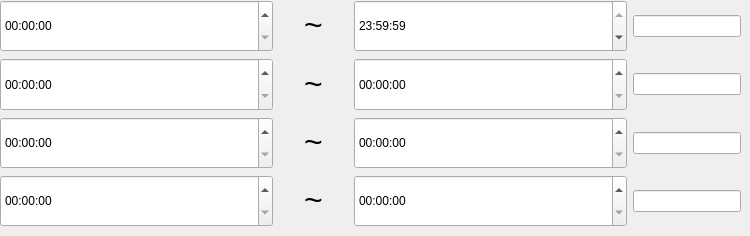
    <widget class="QWidget" name="tab_7">
     <attribute name="title">
      <string>星期日</string>
     </attribute>
     <widget class="QWidget" name="gridLayoutWidget_8">
      <property name="geometry">
       <rect>
        <x>0</x>
        <y>0</y>
        <width>741</width>
        <height>227</height>
       </rect>
      </property>
      <layout class="QGridLayout" name="gridLayout_7" columnstretch="4,1,4,0">
       <item row="1" column="2">
        <widget class="QTimeEdit" name="timeend2_6">
         <property name="sizePolicy">
          <sizepolicy hsizetype="Minimum" vsizetype="Expanding">
           <horstretch>0</horstretch>
           <verstretch>0</verstretch>
          </sizepolicy>
         </property>
         <property name="displayFormat">
          <string>hh:mm:ss</string>
         </property>
        </widget>
       </item>
       <item row="0" column="2">
        <widget class="QTimeEdit" name="timeend1_6">
         <property name="sizePolicy">
          <sizepolicy hsizetype="Minimum" vsizetype="Expanding">
           <horstretch>0</horstretch>
           <verstretch>0</verstretch>
          </sizepolicy>
         </property>
         <property name="displayFormat">
          <string>hh:mm:ss</string>
         </property>
         <property name="time">
          <time>
           <hour>23</hour>
           <minute>59</minute>
           <second>59</second>
          </time>
         </property>
        </widget>
       </item>
       <item row="2" column="0">
        <widget class="QTimeEdit" name="timestart3_6">
         <property name="sizePolicy">
          <sizepolicy hsizetype="Minimum" vsizetype="Expanding">
           <horstretch>0</horstretch>
           <verstretch>0</verstretch>
          </sizepolicy>
         </property>
         <property name="displayFormat">
          <string>hh:mm:ss</string>
         </property>
        </widget>
       </item>
       <item row="3" column="1">
        <widget class="QLabel" name="label_31">
         <property name="text">
          <string>&lt;html&gt;&lt;head/&gt;&lt;body&gt;&lt;p align=&quot;center&quot;&gt;&lt;span style=&quot; font-size:24pt;&quot;&gt;~&lt;/span&gt;&lt;/p&gt;&lt;/body&gt;&lt;/html&gt;</string>
         </property>
        </widget>
       </item>
       <item row="3" column="2">
        <widget class="QTimeEdit" name="timeend4_6">
         <property name="sizePolicy">
          <sizepolicy hsizetype="Minimum" vsizetype="Expanding">
           <horstretch>0</horstretch>
           <verstretch>0</verstretch>
          </sizepolicy>
         </property>
         <property name="displayFormat">
          <string>hh:mm:ss</string>
         </property>
        </widget>
       </item>
       <item row="3" column="0">
        <widget class="QTimeEdit" name="timestart4_6">
         <property name="sizePolicy">
          <sizepolicy hsizetype="Minimum" vsizetype="Expanding">
           <horstretch>0</horstretch>
           <verstretch>0</verstretch>
          </sizepolicy>
         </property>
         <property name="displayFormat">
          <string>hh:mm:ss</string>
         </property>
        </widget>
       </item>
       <item row="0" column="0">
        <widget class="QTimeEdit" name="timestart1_6">
         <property name="sizePolicy">
          <sizepolicy hsizetype="Minimum" vsizetype="Expanding">
           <horstretch>0</horstretch>
           <verstretch>0</verstretch>
          </sizepolicy>
         </property>
         <property name="displayFormat">
          <string>hh:mm:ss</string>
         </property>
        </widget>
       </item>
       <item row="2" column="1">
        <widget class="QLabel" name="label_30">
         <property name="text">
          <string>&lt;html&gt;&lt;head/&gt;&lt;body&gt;&lt;p align=&quot;center&quot;&gt;&lt;span style=&quot; font-size:24pt;&quot;&gt;~&lt;/span&gt;&lt;/p&gt;&lt;/body&gt;&lt;/html&gt;</string>
         </property>
        </widget>
       </item>
       <item row="2" column="2">
        <widget class="QTimeEdit" name="timeend3_6">
         <property name="sizePolicy">
          <sizepolicy hsizetype="Minimum" vsizetype="Expanding">
           <horstretch>0</horstretch>
           <verstretch>0</verstretch>
          </sizepolicy>
         </property>
         <property name="displayFormat">
          <string>hh:mm:ss</string>
         </property>
        </widget>
       </item>
       <item row="1" column="1">
        <widget class="QLabel" name="label_32">
         <property name="text">
          <string>&lt;html&gt;&lt;head/&gt;&lt;body&gt;&lt;p align=&quot;center&quot;&gt;&lt;span style=&quot; font-size:24pt;&quot;&gt;~&lt;/span&gt;&lt;/p&gt;&lt;/body&gt;&lt;/html&gt;</string>
         </property>
        </widget>
       </item>
       <item row="0" column="1">
        <widget class="QLabel" name="label_29">
         <property name="text">
          <string>&lt;html&gt;&lt;head/&gt;&lt;body&gt;&lt;p align=&quot;center&quot;&gt;&lt;span style=&quot; font-size:24pt;&quot;&gt;~&lt;/span&gt;&lt;/p&gt;&lt;/body&gt;&lt;/html&gt;</string>
         </property>
        </widget>
       </item>
       <item row="1" column="0">
        <widget class="QTimeEdit" name="timestart2_6">
         <property name="sizePolicy">
          <sizepolicy hsizetype="Minimum" vsizetype="Expanding">
           <horstretch>0</horstretch>
           <verstretch>0</verstretch>
          </sizepolicy>
         </property>
         <property name="displayFormat">
          <string>hh:mm:ss</string>
         </property>
        </widget>
       </item>
       <item row="0" column="3">
        <widget class="QLineEdit" name="lineEdit25"/>
       </item>
       <item row="1" column="3">
        <widget class="QLineEdit" name="lineEdit26"/>
       </item>
       <item row="2" column="3">
        <widget class="QLineEdit" name="lineEdit27"/>
       </item>
       <item row="3" column="3">
        <widget class="QLineEdit" name="lineEdit28"/>
       </item>
      </layout>
     </widget>
    </widget>
